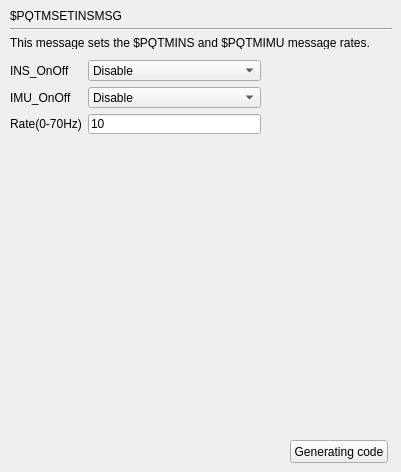
     <widget class="QWidget" name="page_PQTMSETINSMSG">
      <widget class="QLabel" name="label_596">
       <property name="geometry">
        <rect>
         <x>10</x>
         <y>37</y>
         <width>382</width>
         <height>12</height>
        </rect>
       </property>
       <property name="text">
        <string>This message sets the $PQTMINS and $PQTMIMU message rates.</string>
       </property>
      </widget>
      <widget class="QPushButton" name="GC_PQTMSETINSMSG">
       <property name="geometry">
        <rect>
         <x>290</x>
         <y>440</y>
         <width>98</width>
         <height>23</height>
        </rect>
       </property>
       <property name="layoutDirection">
        <enum>Qt::LeftToRight</enum>
       </property>
       <property name="text">
        <string>Generating code</string>
       </property>
      </widget>
      <widget class="Line" name="line_153">
       <property name="geometry">
        <rect>
         <x>10</x>
         <y>28</y>
         <width>382</width>
         <height>3</height>
        </rect>
       </property>
       <property name="orientation">
        <enum>Qt::Horizontal</enum>
       </property>
      </widget>
      <widget class="QLabel" name="label_597">
       <property name="geometry">
        <rect>
         <x>10</x>
         <y>10</y>
         <width>382</width>
         <height>12</height>
        </rect>
       </property>
       <property name="text">
        <string>$PQTMSETINSMSG</string>
       </property>
      </widget>
      <widget class="QWidget" name="">
       <property name="geometry">
        <rect>
         <x>10</x>
         <y>60</y>
         <width>251</width>
         <height>74</height>
        </rect>
       </property>
       <layout class="QGridLayout" name="gridLayout_8">
        <item row="0" column="0">
         <widget class="QLabel" name="label_5">
          <property name="text">
           <string>INS_OnOff</string>
          </property>
         </widget>
        </item>
        <item row="0" column="1">
         <widget class="QComboBox" name="comboBox_ins_onOff">
          <item>
           <property name="text">
            <string>Disable</string>
           </property>
          </item>
          <item>
           <property name="text">
            <string>Enable</string>
           </property>
          </item>
         </widget>
        </item>
        <item row="1" column="0">
         <widget class="QLabel" name="label_6">
          <property name="text">
           <string>IMU_OnOff</string>
          </property>
         </widget>
        </item>
        <item row="2" column="0">
         <widget class="QLabel" name="label_7">
          <property name="text">
           <string>Rate(0-70Hz)</string>
          </property>
         </widget>
        </item>
        <item row="1" column="1">
         <widget class="QComboBox" name="comboBox_imu_onOff">
          <item>
           <property name="text">
            <string>Disable</string>
           </property>
          </item>
          <item>
           <property name="text">
            <string>Enable</string>
           </property>
          </item>
         </widget>
        </item>
        <item row="2" column="1">
         <widget class="QLineEdit" name="lineEdit_imu_ins_rate">
          <property name="text">
           <string>10</string>
          </property>
         </widget>
        </item>
       </layout>
      </widget>
     </widget>
